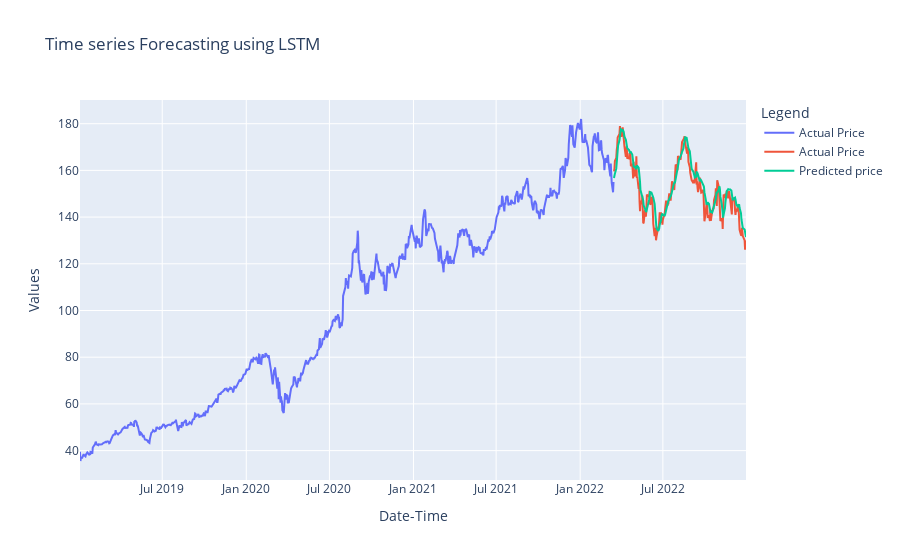

Notebook code for this chart:
### Code cell
fig = go.Figure()
fig.add_trace(go.Scatter(x=train.Date, y=train.Close, mode='lines', name='Actual Price'))
fig.add_trace(go.Scatter(x=validation.Date, y=validation.Close, mode='lines', name='Actual Price'))
fig.add_trace(go.Scatter(x=validation.Date, y=validation.Predictions, mode='lines', name='Predicted price'))
fig.update_layout(
        title="Time series Forecasting using LSTM",
        xaxis_title="Date-Time",
        yaxis_title="Values",
        legend_title="Legend",
)
fig.show()

### Figure 1 — Plotly figure (JSON) as saved in the notebook; plotly's stock layout.template omitted (floating-point values rounded to 4 significant figures; data arrays with more than 128 entries replaced by an {"elided": "..."} marker saying what was removed)
{"data": [{"mode": "lines", "name": "Actual Price", "type": "scatter", "x": {"elided": "807 str values"}, "y": {"elided": "807 float values"}}, {"mode": "lines", "name": "Actual Price", "type": "scatter", "x": {"elided": "201 str values"}, "y": {"elided": "201 float values"}}, {"mode": "lines", "name": "Predicted price", "type": "scatter", "x": {"elided": "201 str values"}, "y": {"elided": "201 float values"}}], "layout": {"legend": {"title": {"text": "Legend"}}, "title": {"text": "Time series Forecasting using LSTM"}, "xaxis": {"title": {"text": "Date-Time"}, "type": "date", "range": ["2019-01-02", "2022-12-30"], "autorange": true}, "yaxis": {"title": {"text": "Values"}, "type": "linear", "range": [27.41, 190.1], "autorange": true}, "autosize": true}}
